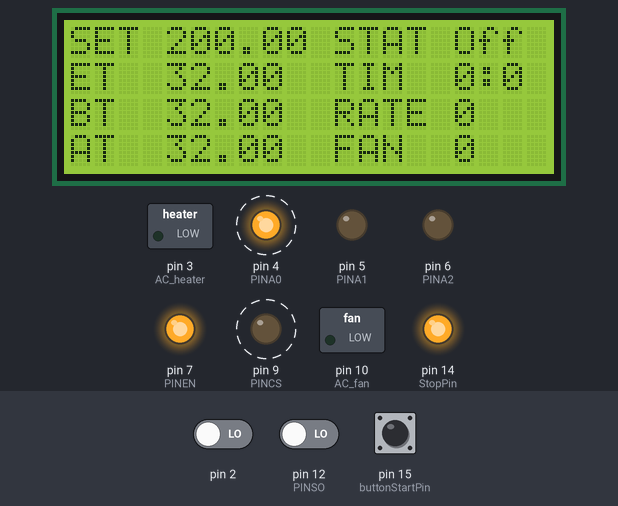
A sketch run on a simulated Arduino Uno, built with avr-gcc and run on an emulated ATmega328P. Shown: 20×4 character LCD, switched loads named in the sketch (green lamp = pin HIGH), output pins drawn as LEDs (lit = HIGH). Dashed ring = blinking. The inputs (shaded band) are chosen by the test bench; at power-on: pin 15 (buttonStartPin) LOW, pin 2 LOW, pin 12 (PINSO) LOW. Pins used as bus, display or sensor lines are not drawn; what the sketch prints to the serial monitor is not drawn.

Above: at 0.79 s.
1.3 s: pin 15 (buttonStartPin) pulled HIGH for 0.15 s
At 1.72 s:
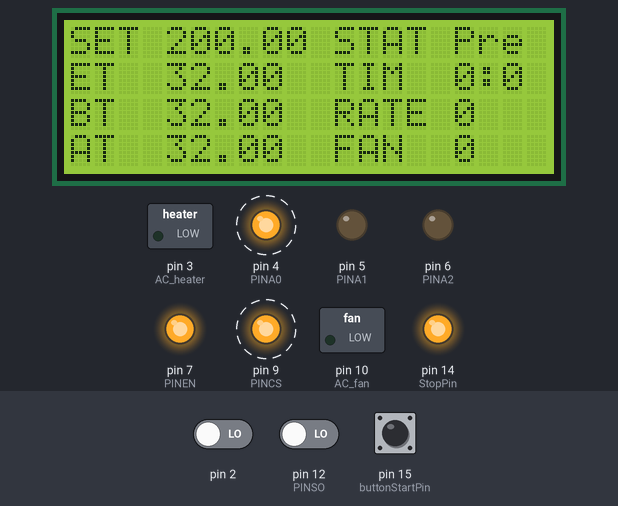
2.0 s: pin 15 (buttonStartPin) pulled HIGH for 1 s
At 2.26 s:
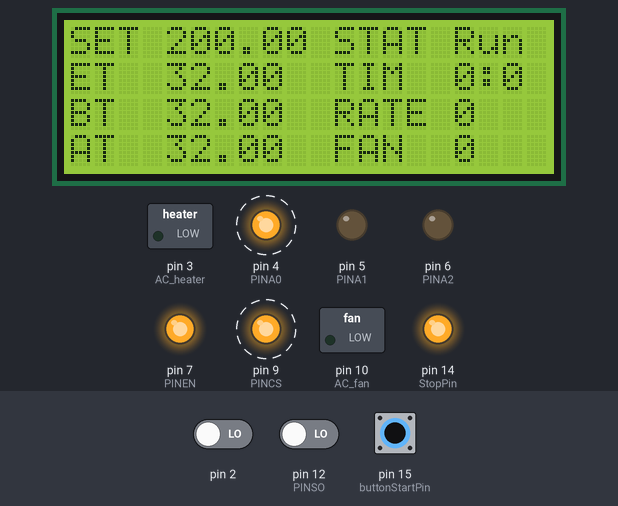
3.6 s: pin 2 driven HIGH
At 3.87 s:
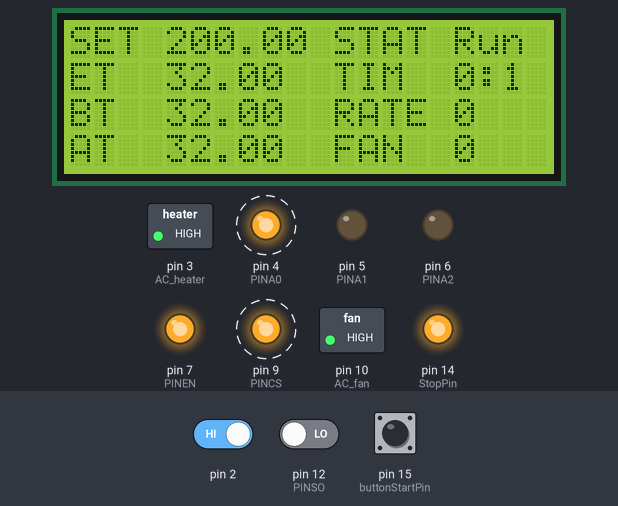
5.4 s: pin 12 (PINSO) driven HIGH
At 6.14 s:
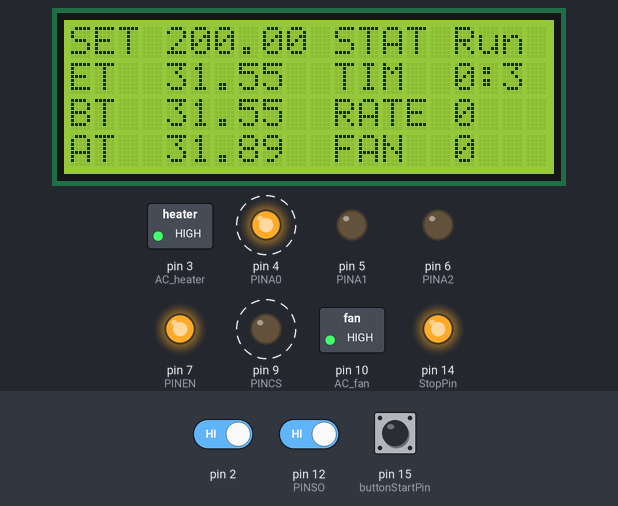
7.1 s: pin 12 (PINSO) driven LOW
At 7.35 s:
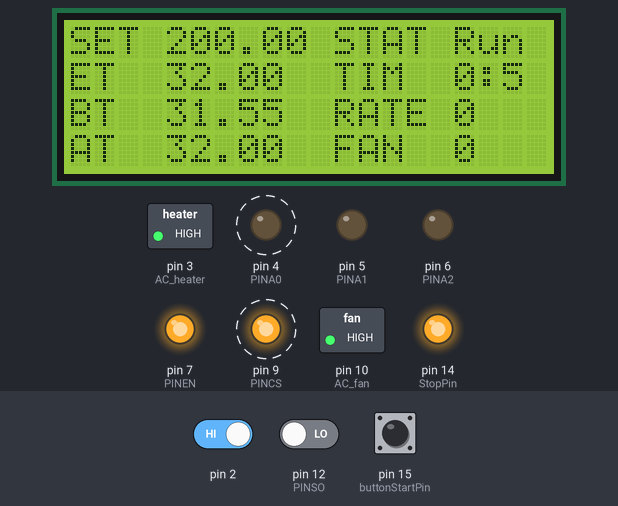
Timing chart, 0 to 9.8 s (numbered marks = the images above; inputs shaded):
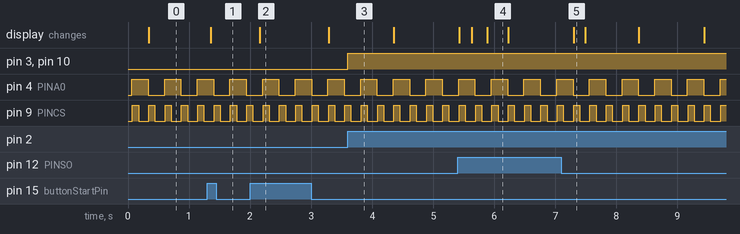

Measured:
- after the input at 1.3 s, the display: changes after 0.06 s (image 1)
- after the input at 2.0 s, the display: changes after 0.16 s (image 2)
- after the input at 3.6 s, pin 3 (AC_heater), pin 10 (AC_fan): LOW → HIGH at once
- by itself, pin 4 (PINA0): alternates HIGH for 0.27 s and LOW for 0.27 s
- by itself, pin 9 (PINCS): alternates HIGH for 0.10 s and LOW for 0.17 s

The sketch:

CoffeeRoaster3.3_HeaterFanControlAutoOff.ino
```cpp
// *******************************************
// Libraries
// *******************************************
#include <TimerOne.h>
#include <LiquidCrystal.h>
#include <SPI.h>
#include <string.h> //For Ocean Controls
#include <ctype.h> //For Ocean Controls
#include <EEPROM.h> //For Ocean Controls

// *******************************************
// Thermocouple Shield
// *******************************************
#define PINEN 7 //Mux Enable pin
#define PINA0 4 //Mux Address 0 pin
#define PINA1 5 //Mux Address 1 pin
#define PINA2 6 //Mux Address 2 pin
#define PINSO 12 //TCAmp Slave Out pin (MISO)
#define PINSC 13 //TCAmp Serial Clock (SCK)
#define PINCS 9  //TCAmp Chip Select Change this to match the position of the Chip Select Link

int Temp[8], SensorFail[8];
float floatTemp, floatInternalTemp;
char failMode[8];
int internalTemp, intTempFrac;

// *******************************************
// AC Phase Control
// *******************************************
volatile int i1 = 0;                          // Variable used as a counter for heater 1
volatile int i2 = 0;                          // Variable used as a counter for heater 2
volatile boolean zero_cross1 = 0;             // Boolean that switches when input waveform crosses zero
volatile boolean zero_cross2 = 0;

// Definition of physical pin for each heater
int AC_fan = 10; // AC Fan is connected to physical pin 10
int AC_heater = 3; // Heater is connected to physical pin 3
int dimFan = 0; // Initial dimming level of fan (0-64); 0 = on, 64 = off. // This means that we have 64 steps of dimming
int dimHeater = 0; // Initial dimming level of heater

// *******************************************
// Buttons/Controls
// *******************************************
const int buttonStartPin = 15;
const int StopPin = 14;
int buttonStateStart = 0;
//int buttonStateStop = 0;
int rate = 0;
float time;
float prevTime = 0;
float timeold;
float cycletime = 0;
float increment = 0;
float setTemp = 200;
int actualTemp;
int beanTemp;
int roastendTemp;
bool preheat = false;
bool profileRunning = false;
float runSeconds = 0;
unsigned long runMinutes = 0;
unsigned long runSecondsDisplay = 0;
float timeout = 0;

// *******************************************
// LCD Pins
// *******************************************
//(Uses Analog Pins 2-5 as Digital Pins)
LiquidCrystal lcd(11,8,16,17,18,19);

void setup()
{
  //initialized LCD
  lcd.begin(20, 4);

  // *******************************************
  // Ocean Control Thermocouple Shield
  // *******************************************


  pinMode(PINEN, OUTPUT);
  pinMode(PINA0, OUTPUT);
  pinMode(PINA1, OUTPUT);
  pinMode(PINA2, OUTPUT);
  pinMode(PINSO, INPUT);
  pinMode(PINCS, OUTPUT);
  pinMode(PINSC, OUTPUT);


  digitalWrite(PINEN, HIGH);// enable on
  digitalWrite(PINA0, LOW); // low, low, low = channel 1
  digitalWrite(PINA1, LOW);
  digitalWrite(PINA2, LOW);
  digitalWrite(PINSC, LOW); //put clock in low

  // *******************************************
  // AC Phase
  // *******************************************
  pinMode(AC_fan, OUTPUT); // Define pins as outputs to drive triacs
  pinMode(AC_heater, OUTPUT);
  Timer1.initialize(260);
  attachInterrupt(digitalPinToInterrupt(2), zero_cross_int, RISING); // Define pin 2 as the input signal of the zero-cross signal and call the function at the zero-cross
  Timer1.attachInterrupt(counter); // Define timer #3 to start the function “counter” every 131 us = 1/64th of the half sine-wave period 8.33ms


  // *******************************************
  // Buttons/Controls
  // *******************************************
  Serial.begin(9600);
  Serial.println("Reset");
  pinMode(buttonStartPin, INPUT);
  pinMode(StopPin, OUTPUT);

  digitalWrite(StopPin, HIGH);
}

void loop()
{
  // *******************************************
  // Roast Timer
  // *******************************************
  //if (millis() > (time + 1000))
    time = millis();
    cycletime = (time - prevTime);
    increment = cycletime * rate;
    prevTime = time;
    setTemp = increment / 60000 + setTemp;

    // Read the latest temps from the thermocouples.
    ReadSensors();

    // Update Roast Profile time variables.
    if (profileRunning == true)
    {
      runSeconds = runSeconds + cycletime/1000;

    }
    else
    {
      runSeconds = 0;
    }
    runMinutes = runSeconds / 60;
    runSecondsDisplay = runSeconds - (runMinutes * 60);


  // *******************************************
  // Handle Start/Stop Buttons
  // *******************************************
  buttonStateStart = digitalRead(buttonStartPin);
  //buttonStateStop = digitalRead(buttonStopPin);

  if (buttonStateStart == HIGH)
  {
    // First press = preheat, 2nd press starts profile.
    if (profileRunning == false)
    {
       if (preheat == false)
       {
         preheat = true;
         digitalWrite(StopPin, HIGH);
       }
       else
       {
         profileRunning = true;
         digitalWrite(StopPin, HIGH);
       }
    }
    rate = 0;
    setTemp = 200;
  }

  // *******************************************
  // Manage Roast Profile
  // *******************************************

  roastendTemp = 415;

  switch (runMinutes)
  {
    case 0:
      rate = 0;
      dimFan = 0;
      break;
    case 1:
      rate = 40;
      dimFan = 0;
      break;
    case 5:
      rate = 25;
      dimFan = 10;
      break;
    case 8:
      rate = 15;
      dimFan = 15;
      break;
    case 12:
      rate = 0;
      dimFan = 20;
      //profileRunning = false;
      // Drive the complete pin high.  This can be used to trigger a web response (i.e. tweet, text, etc.)
      //digitalWrite(completePin, HIGH);
      break;
  }

  if (beanTemp > roastendTemp)
  {
    profileRunning = false;
    preheat = false;
    dimFan = 0;
    digitalWrite(StopPin, LOW);
  }

  if (beanTemp < 100 && preheat == false)
  {
    timeout = timeout + 1;
    if (timeout > 50)
    {
    dimFan = 128;
    digitalWrite(StopPin, LOW);
    }
  }

  // *******************************************
  // Manage the temperature ramp rate
  // *******************************************


  // *******************************************
  // Drive the heating elements
  // *******************************************
  // Convert the thermocouple feedback to F.
  actualTemp = Temp[1] * 0.45 + 32;
  beanTemp = Temp[0] * 0.45 + 32;


  // Drive the heater with a hysteresis band of 2 degrees F.
  DriveHeater((preheat || profileRunning), setTemp, actualTemp, 2);

  // Send Data to Logger
  SendDataToLogger();

  // Update LCD Display
  UpdateDisplay();

}


/****************************************************************************
 * Function: Zero Cross Detection
 * Args: None
 * Description:
 *  Function triggered by zero crossing
 ****************************************************************************/
void zero_cross_int() {
  zero_cross1 = true; // Set the Boolean to true to tell the dimming function that a delayed zero-crossing has actually occurred
  zero_cross2 = true;
  i1 = 0; // Initialize variable for dimming sequence ( heater 1)
  i2 = 0; // Initialize variable for dimming sequence ( heater 2)
  digitalWrite(AC_fan, LOW); // Turn heater 1 OFF, or leave it off if already off
  digitalWrite(AC_heater, LOW); // Turn heater 2 OFF, or leave it off if already off
}


/****************************************************************************
 * Function: Dimmer Loop
 * Args: None
 * Description:
 *  This function varies the heater and fan power input via triac delay
 ****************************************************************************/
void counter() { // Start of the loop of the actual dimming. Each step is 1/64th of a half-cycle
  if (zero_cross1 == true | zero_cross2 == true) { // Check that the delayed zero-cross has occurred
    if (i1 >= dimFan && zero_cross1 == true) { // Check if heater 1 set-point has been reached
      digitalWrite(AC_fan, HIGH); // Turn heater 1 ON
      i1 = 0; // Reset time step counter of heater 1
      zero_cross1 = false; // Reset zero-cross Boolean
    }
    else { // If set-point has not been reached, continue
      i1++;
    }

    if (i2 >= dimHeater && zero_cross2 == true) { // For heater 2…
      digitalWrite(AC_heater, HIGH);
      i2 = 0;
      zero_cross2 = false;
    }
    else {
      i2++;
    }
  }
}


/****************************************************************************
 * Function: UpdateDisplay
 * Args:
 *  setTemp - The temperature we are trying to achieve.
 *  actualTemp - Current temperature
 *  hysteresis - band applied above/below the setTemp.
 * Description:
 *  This function drives the heating element using basic hysteresis control
 ****************************************************************************/
 void UpdateDisplay()
 {

  // Set Temp
  lcd.setCursor(0, 0);
  lcd.print("SET");
  lcd.setCursor(4, 0);
  lcd.print(setTemp);
  delay(10);

    // Estimated Temp?
  lcd.setCursor(0, 1);
  lcd.print("ET");
  lcd.setCursor(4, 1);
  lcd.print(Temp[1] * 0.45 + 32);
  delay(10);

  // Bean Temp
  lcd.setCursor(0, 2);
  lcd.print("BT");
  lcd.setCursor(4, 2);
  lcd.print(Temp[0] * 0.45 + 32);
  delay(10);

   // Ambient temperature
  lcd.setCursor(0, 3);
  lcd.print("AT");
  lcd.setCursor(4, 3);
  lcd.print(floatInternalTemp * 1.8 + 32);
  delay(10);

  // Status
  lcd.setCursor(11, 0);
  lcd.print("STAT");
  lcd.setCursor(16, 0);
  if (profileRunning)
  {
    lcd.print("Run");
  }
  else if (preheat)
  {
    lcd.print("Pre");
  }
  else
  {
     lcd.print("Off");
  }
  delay(10);

  // Time
  lcd.setCursor(11, 1);
  lcd.print("TIM");
  lcd.setCursor(16, 1);
  lcd.print(runMinutes);
  lcd.setCursor(17, 1);
  lcd.print(":");
  lcd.setCursor(18, 1);
  lcd.print(runSecondsDisplay);
  delay(10);

  // Ramp Rate
  lcd.setCursor(11, 2);
  lcd.print("RATE");
  lcd.setCursor(16, 2);
  lcd.print(rate);
  delay(10);

  // Fan Rate
  lcd.setCursor(11, 3);
  lcd.print("FAN");
  lcd.setCursor(16, 3);
  lcd.print(dimFan);
  delay(10);
 }


/****************************************************************************
 * Function: DriveHeater
 * Args:
 *  setTemp - The temperature we are trying to achieve.
 *  actualTemp - Current temperature
 *  hysteresis - band applied above/below the setTemp.
 * Description:
 *  This function drives the heating element using basic hysteresis control
 ****************************************************************************/
void DriveHeater(bool Enabled, int SetTemp, int ActualTemp, int Hysteresis)
{
  const int HEATING = 0;
  const int COOLING = 1;
  static int tempMode = HEATING;

  if (Enabled)
  {
    switch (tempMode)
    {
      case HEATING:
        if (ActualTemp < (SetTemp + Hysteresis*5))
        {
          dimHeater = 0;
        }
        else
        {
          tempMode = COOLING;
        }
        break;
      case COOLING:
        if (ActualTemp > (SetTemp))
        {
          dimHeater = 64;
        }
        else
        {
          tempMode = HEATING;
        }
        break;
      default:
        tempMode = COOLING;
        dimHeater = 64;
        break;
    }
  }
  else
  {
    tempMode = COOLING;
    dimHeater = 64;
  }
}


/****************************************************************************
 * Function: ReadSensors
 * Args:
 *  None
 * Description:
 *  This was taken from sample code from the Mux thermocouple shield vendor.
 *  It reads however many sensors we are configured to use.
 ****************************************************************************/
void ReadSensors()
{
  static unsigned int Mask;
  static char i, j = 0;
  static char NumSensors = 2;

  if (j < (NumSensors - 1))
  {
    j++;
  }
  else
  {
    j = 0;
  }

  switch (j) //select channel
  {
    case 0:
      digitalWrite(PINA0, LOW);
      digitalWrite(PINA1, LOW);
      digitalWrite(PINA2, LOW);
      break;
    case 1:
      digitalWrite(PINA0, HIGH);
      digitalWrite(PINA1, LOW);
      digitalWrite(PINA2, LOW);
      break;
    case 2:
      digitalWrite(PINA0, LOW);
      digitalWrite(PINA1, HIGH);
      digitalWrite(PINA2, LOW);
      break;
    case 3:
      digitalWrite(PINA0, HIGH);
      digitalWrite(PINA1, HIGH);
      digitalWrite(PINA2, LOW);
      break;
    case 4:
      digitalWrite(PINA0, LOW);
      digitalWrite(PINA1, LOW);
      digitalWrite(PINA2, HIGH);
      break;
    case 5:
      digitalWrite(PINA0, HIGH);
      digitalWrite(PINA1, LOW);
      digitalWrite(PINA2, HIGH);
      break;
    case 6:
      digitalWrite(PINA0, LOW);
      digitalWrite(PINA1, HIGH);
      digitalWrite(PINA2, HIGH);
      break;
    case 7:
      digitalWrite(PINA0, HIGH);
      digitalWrite(PINA1, HIGH);
      digitalWrite(PINA2, HIGH);
      break;
  }

  delay(5);
  digitalWrite(PINCS, LOW); //stop conversion
  delay(5);
  digitalWrite(PINCS, HIGH); //begin conversion
  delay(100);  //wait 100 ms for conversion to complete
  digitalWrite(PINCS, LOW); //stop conversion, start serial interface
  delay(1);

  Temp[j] = 0;
  failMode[j] = 0;
  SensorFail[j] = 0;
  internalTemp = 0;
  for (i = 31; i >= 0; i--)
  {
    digitalWrite(PINSC, HIGH);
    delay(1);

    if ((i <= 31) && (i >= 18)) //thermocouple temperature data, 31 = sign, 30 = MSB (2^10), 18 = LSB (2^-2)
    {
      Mask = 1 << (i - 18);
      if (digitalRead(PINSO) == 1)
      {
        if (i == 31)
        {
          Temp[j] += (0b11 << 14); //pad the temp with the bit 31 value so we can read negative values correctly
        }
        Temp[j] += Mask;
      }
      else
      {
      }
    }

    //bit 17 is reserved

    if (i == 16) //bit 16 is sensor fault
    {
      SensorFail[j] = digitalRead(PINSO);
    }

    if ((i <= 15) && (i >= 4)) //internal temperature, 15 = sign, 14 = MSB (2^6), 4 = LSB (2^-4)
    {
      Mask = 1 << (i - 4);
      if (digitalRead(PINSO) == 1)
      {
        if (i == 15)
        {
          internalTemp += (0b1111 << 12); //pad the temp with the bit 31 value so we can read negative values correctly
        }
        internalTemp += Mask;//should probably pad the temp with the bit 15 value so we can read negative values correctly
      }
      else
      {
      }

    }
    //bit 3 is reserved
    //bit 2 is shorted to VCC
    //bit 1 is shorted to GND
    //bit 0 is open circuit

    digitalWrite(PINSC, LOW);
    delay(1);
  }

  if (SensorFail[j] == 1)
  {
    //code to say how sensor fails
  }
  else
  {
    floatTemp = (float)Temp[j] * 0.25;
  }

  floatInternalTemp = (float)internalTemp * 0.0625;
}


/****************************************************************************
 * Send data to computer once every second.  Data such as temperatures,
 * PID setting etc.
 * This allows current settings to be checked by the controlling program
 * and changed if, and only if, necessary.
 * This is quicker that resending data from the controller each second
 * and the Arduino having to read and interpret the results.
 ****************************************************************************/
void SendDataToLogger()
{
  //send data to logger

  float tt1;
  float tt2;

#ifdef CELSIUS
  tt1 = Temp[0] * 0.25;
  tt2 = Temp[1] * 0.25;
#else
  tt1 = (Temp[0] * 0.45) + 32;
  tt2 = (Temp[1] * 0.45) + 32;
#endif

  Serial.print("t1=");
  //delay(50);
  Serial.println(tt1, 1);
  //delay(50);
  Serial.print("t2=");
  //delay(50);
  Serial.println(tt2, 1);
  //delay(50);
}
```
